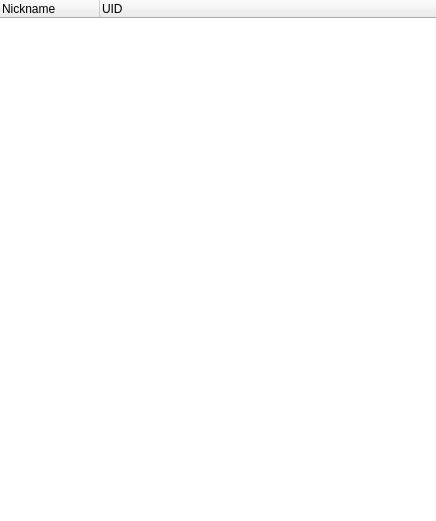
<?xml version="1.0" encoding="UTF-8"?>
<ui version="4.0">
 <class>ReceiverList</class>
 <widget class="QDialog" name="ReceiverList">
  <property name="geometry">
   <rect>
    <x>0</x>
    <y>0</y>
    <width>436</width>
    <height>521</height>
   </rect>
  </property>
  <property name="windowTitle">
   <string>Dialog</string>
  </property>
  <layout class="QGridLayout" name="gridLayout">
   <property name="leftMargin">
    <number>0</number>
   </property>
   <property name="topMargin">
    <number>0</number>
   </property>
   <property name="rightMargin">
    <number>0</number>
   </property>
   <property name="bottomMargin">
    <number>0</number>
   </property>
   <item row="0" column="0">
    <widget class="QTreeWidget" name="treeWidget">
     <property name="contextMenuPolicy">
      <enum>Qt::CustomContextMenu</enum>
     </property>
     <property name="frameShape">
      <enum>QFrame::NoFrame</enum>
     </property>
     <column>
      <property name="text">
       <string>Nickname</string>
      </property>
     </column>
     <column>
      <property name="text">
       <string>UID</string>
      </property>
     </column>
    </widget>
   </item>
  </layout>
  <action name="actionDelete">
   <property name="text">
    <string>Delete</string>
   </property>
  </action>
 </widget>
 <resources/>
 <connections/>
</ui>
